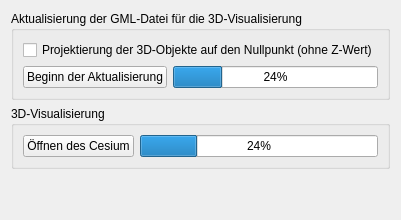
         <widget class="QWidget" name="tab_21">
          <attribute name="title">
           <string>Cesium (3D-Visualisierung)</string>
          </attribute>
          <layout class="QGridLayout" name="gridLayout_18">
           <item row="0" column="0">
            <widget class="QGroupBox" name="groupBox_3">
             <property name="title">
              <string>Aktualisierung der GML-Datei für die 3D-Visualisierung</string>
             </property>
             <layout class="QGridLayout" name="gridLayout_19">
              <item row="0" column="0" colspan="2">
               <widget class="QCheckBox" name="cesiumZValueCheckBox">
                <property name="text">
                 <string>Projektierung der 3D-Objekte auf den Nullpunkt (ohne Z-Wert)</string>
                </property>
               </widget>
              </item>
              <item row="1" column="0">
               <widget class="QPushButton" name="updateGmlForCesiumButton">
                <property name="layoutDirection">
                 <enum>Qt::LeftToRight</enum>
                </property>
                <property name="text">
                 <string>Beginn der Aktualisierung</string>
                </property>
               </widget>
              </item>
              <item row="1" column="1">
               <widget class="QProgressBar" name="updateGmlForCesiumProgressBar">
                <property name="value">
                 <number>24</number>
                </property>
               </widget>
              </item>
             </layout>
            </widget>
           </item>
           <item row="1" column="0">
            <widget class="QGroupBox" name="groupBox_4">
             <property name="title">
              <string>3D-Visualisierung</string>
             </property>
             <layout class="QGridLayout" name="gridLayout_20">
              <item row="0" column="0">
               <widget class="QPushButton" name="openCesiumButton">
                <property name="layoutDirection">
                 <enum>Qt::LeftToRight</enum>
                </property>
                <property name="text">
                 <string>Öffnen des Cesium</string>
                </property>
               </widget>
              </item>
              <item row="0" column="1">
               <widget class="QProgressBar" name="openCesiumProgressBar">
                <property name="value">
                 <number>24</number>
                </property>
               </widget>
              </item>
             </layout>
            </widget>
           </item>
           <item row="2" column="0">
            <spacer name="verticalSpacer_13">
             <property name="orientation">
              <enum>Qt::Vertical</enum>
             </property>
             <property name="sizeHint" stdset="0">
              <size>
               <width>20</width>
               <height>40</height>
              </size>
             </property>
            </spacer>
           </item>
          </layout>
         </widget>
